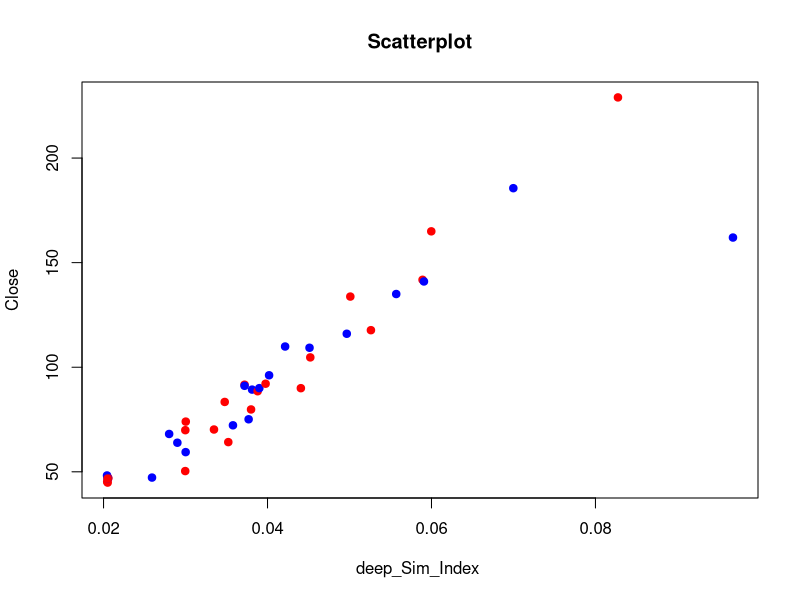
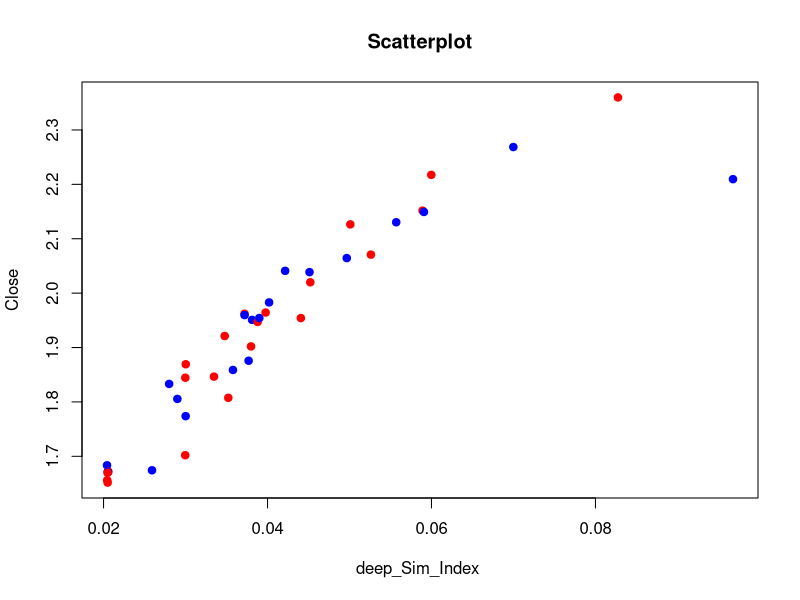
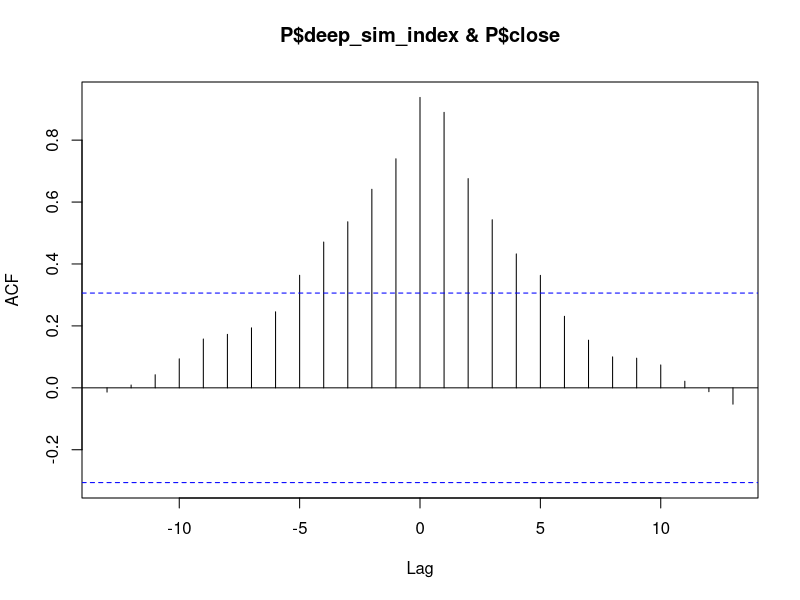
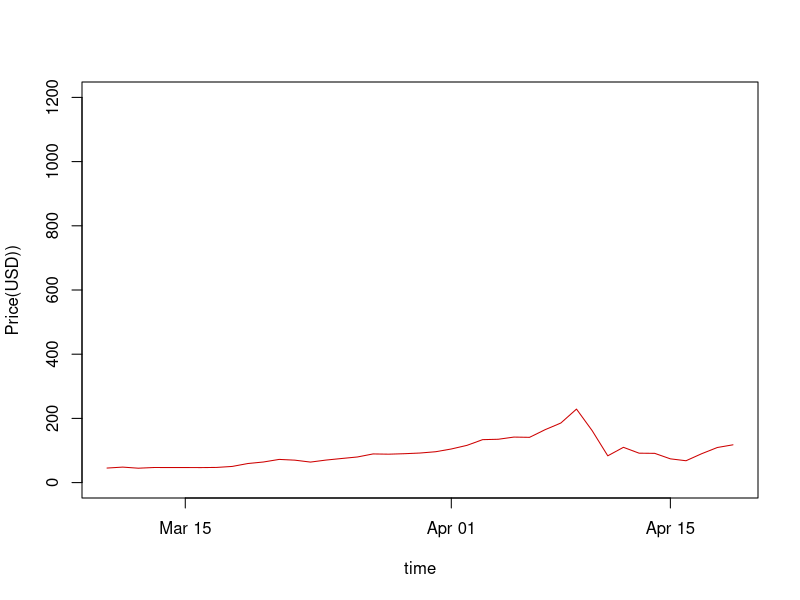

R code for these plots, in order: (Note: this script raises an error after producing the figures.)
## Deep kernels similariry Index and price correlation

# Setting working dir
getwd()
setwd("/home/pankaj/MasterThesis")

#remove all the variables from the workspace
rm(list = ls())

library(ggplot2)
library(reshape)


# read data
P=read.csv(file="./data/btc_usd/daily_price_march_april.csv",head=TRUE,sep=",")

colnames(P) <- tolower(colnames(P))

P$time <- as.Date( as.character( P$time ) )
names(P)
P

cor(P$close,P$p_gk_index)

# Scatterplot between two varibales
plot(P$deep_sim_index,P$close, main="Scatterplot", xlab="deep_Sim_Index ", ylab="Close", col=c("red","blue"),pch=19)

# Scatterplot between two varibales
plot(P$deep_sim_index,P$log_close, main="Scatterplot", xlab="deep_Sim_Index ", ylab="Close", col=c("red","blue"),pch=19)
#
ccf(P$deep_sim_index,P$close)



# Get into dataframe for ggplot
DF = data.frame(P)

str(DF)

# Plot the time series of market price

with(DF, plot(time, close, type="l", col="red3", 
              ylab="Price(USD))",
              ylim=c(0,1200)))

# Plot daily transcations

with(DF, plot(time, daily_transcations, type="l", col="red3", 
              ylab="Transcations",
              ylim=c(0,250000)))



#Plot tow graphs in same plot.


par(mar = c(5,5,2,5))

with(DF, plot(time, close, type="l", col="red3", 
             ylab="Price",
             ylim=c(0,250)))

par(new = T)
with(DF, plot(time, p_gk_index, type="l", col= "blue", ylim=c(0, 0.10),axes=F, xlab=NA, ylab=NA, cex=1.2))
axis(side = 4)
mtext(side = 4, line = 3, 'Propagation Similarity Index')
legend("topleft",
       legend=c("Price (USD)", "Propogation Similarity Metric"),
       lty=c(2,1), col=c("red3", "blue"))
